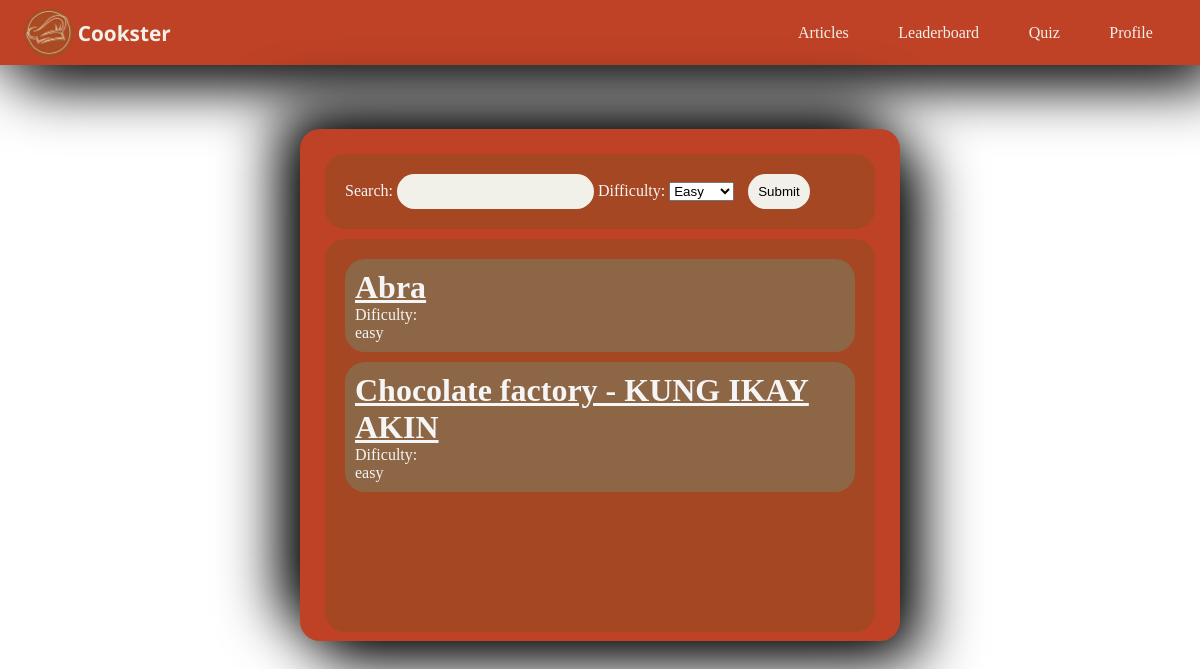
Page /main/articles/index.php (signed in) on the earlier database version.
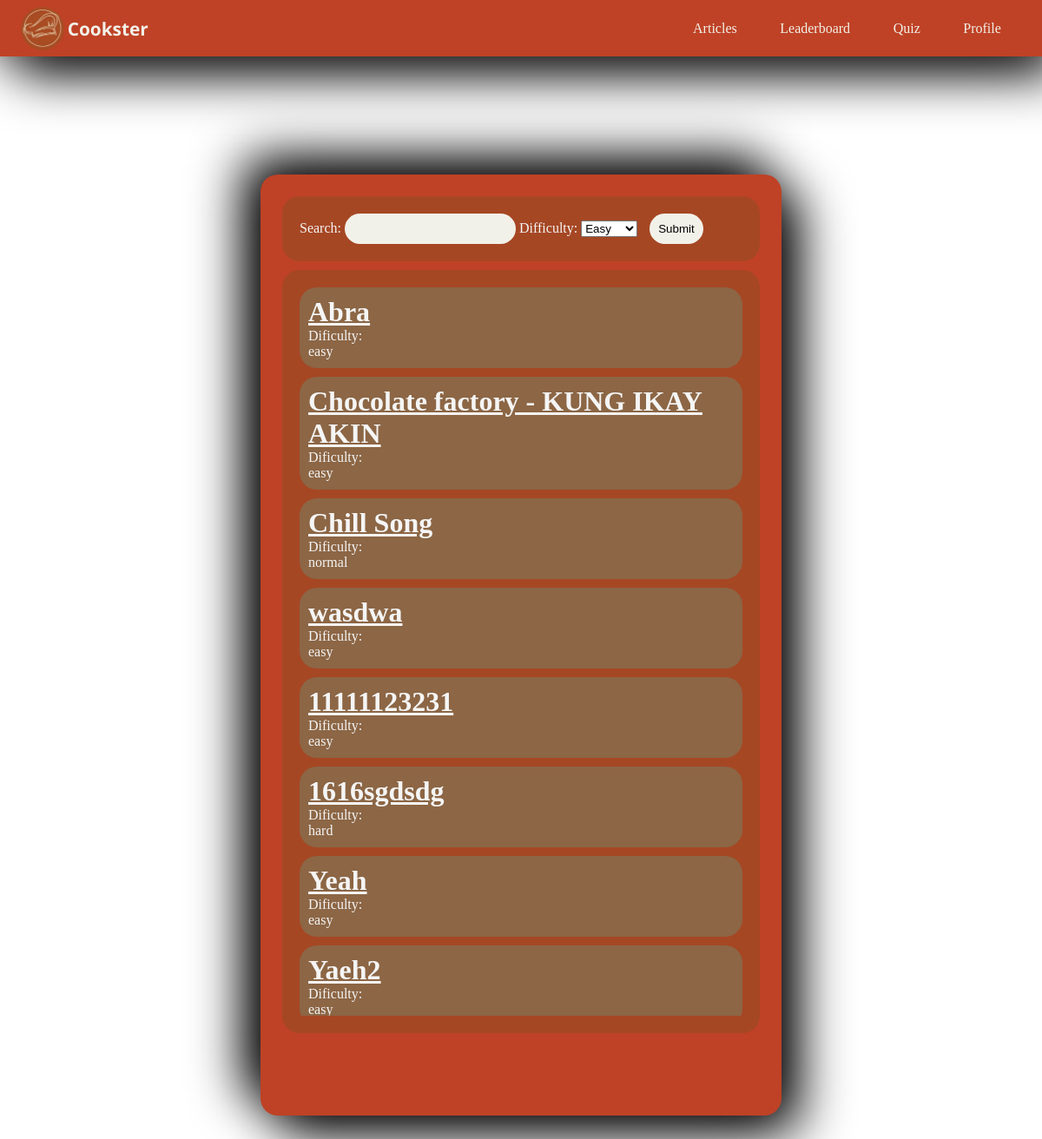
Same page on the later database version.
### tables this page shows
CREATE TABLE `articles` (
  `id` int(11) NOT NULL,
  `title` varchar(50) NOT NULL,
  `video` text NOT NULL,
  `content` text NOT NULL,
  `difficulty` varchar(20) NOT NULL
);

### main/articles/index.php (the view, shortened to what this page needs)
<?php
require_once("../db_conn.php");
if (isset($_SESSION['userId'])) {
    $dataStorer = [];
    if (isset($_GET['search-bar-field']) || isset($_GET['difficulty-field'])) {
        $difficulty = $_GET['difficulty-field'];
        $search = "%" .  $_GET['search-bar-field'] . "%";
        $stmt = $conn->prepare("SELECT * FROM articles WHERE title LIKE ? AND difficulty = ? ");
        $stmt->bind_param("ss", $search, $difficulty);
        $stmt->execute();
        $result = $stmt->get_result();
        while ($row = $result->fetch_assoc()) {
            $dataStorer[] = $row;
        }
    } else {
        $sqlSelectAllContent = "SELECT * FROM articles";
        $results = mysqli_query($conn, $sqlSelectAllContent);
        while ($row = mysqli_fetch_assoc($results)) {
            $dataStorer[] = $row;
        }
    }
?>
    <!DOCTYPE html>
    <html lang="en">
    <head>
        <link rel="stylesheet" href="../../styles/css/articles.css">
    </head>
    <body>
        <header>
            <?php include "../components/logged-in-nav.php"; ?>
        </header>
        <main>
            <div id="article-main-container">
                <div id="search-place">
                    <form action="" method="GET">
                        <label for="searchBarField">Search: </label>
                        <input type="text" name="search-bar-field" id="searchBarField">
                        <label for="difficultyField">Difficulty: </label>
                        <select name="difficulty-field" id="difficultyField">
                            <option value="easy">Easy</option>
                        </select>
                        <input type="submit" id="submitBttn">
                    </form>
                </div>
                <div id="article-place">
                    <div id="article-container">
                        <?php if (count($dataStorer) > 0) { ?>
                            <?php foreach ($dataStorer as $data) : ?>
                                <div class="articles">
                                    <a href="article.php?id=<?= $data['id'] ?>">
                                        <h1><?= $data['title'] ?></h1>
                                    </a>
                                    <label for="">Dificulty: </label>
                                    <p><?= $data['difficulty'] ?></p>
                                </div>
                            <?php endforeach; ?>
                        <?php } else { ?>
                            <p>No results found</p>
                        <?php } ?>
                    </div>
                </div>
            </div>
        </main>
    </body>
    </html>
<?php
} else {
    header("Location: ../login/");
}

### main/components/logged-in-nav.php
<link rel="stylesheet" href="../../styles/css">
<nav>
    <div id="division-1">
        <div>
            <img src="../../assets/logo/image-cookster-logo.jpg" alt="">
            <p>Cookster</p>
        </div>
    </div>
    <div id="division-2">
        <div>
            <a href="../articles/">Articles</a>
            <a href="../leaderboard/">Leaderboard</a>
            <a href="../quiz/">Quiz</a>
            <a href="../profile/">Profile</a>
        </div>
    </div>
</nav>

### styles/css/articles.css (style rules this page uses)
* { margin: 0; box-sizing: border-box; color: whitesmoke; }
.nav-design nav, body nav { box-shadow: 20px 20px 60px black, -20px -20px 60px black; padding: 1.4em; background-color: #BF4226; display: flex; justify-content: space-between; align-items: center; height: 65px; }
.nav-design nav #division-1 div, body nav #division-1 div { width: 150px; display: flex; justify-content: space-around; align-items: center; }
.nav-design nav #division-1 div img, body nav #division-1 div img { width: 50px; height: 50px; object-fit: cover; border-radius: 50%; }
.nav-design nav #division-1 div p, body nav #division-1 div p { font-family: "Open Sans", sans-serif; color: #F2F1E9; font-size: 1.3rem; }
.nav-design nav #division-2, body nav #division-2 { width: 35%; height: 20%; display: flex; justify-content: center; align-items: center; }
.nav-design nav #division-2 div, body nav #division-2 div { width: 100%; display: flex; justify-content: space-around; align-items: center; }
.nav-design nav #division-2 div a, body nav #division-2 div a { text-decoration: none; color: #F2F1E9; }
body { background-image: url("../../assets/background/image-background-articles.jpg"); background-size: cover; background-repeat: no-repeat; }
body main { display: flex; justify-content: center; align-items: center; width: 100vw; height: 80vh; }
body main #article-main-container { background-color: #BF4226; border-radius: 20px; box-shadow: 20px 20px 60px black, -20px -20px 60px black; width: 50%; height: 80%; padding: 25px; }
body main #article-main-container #article-container { max-height: 100%; overflow-y: auto; }
body main #article-main-container #search-place { background-color: #A64724; margin-bottom: 10px; padding: 20px; border-radius: 20px; }
body main #article-main-container #search-place #searchBarField { padding: 10px; border-radius: 20px; border: none; background-color: #F2F1E9; color: black; }
body main #article-main-container #search-place #difficultyField { color: black; }
body main #article-main-container #search-place #submitBttn { background-color: #F2F1E9; color: black; padding: 10px; border: none; border-radius: 20px; cursor: pointer; margin-right: 10px; margin-left: 10px; }
body main #article-main-container #search-place #searchBarField { outline: none; }
body main #article-main-container #article-place { background-color: #A64724; padding: 20px; border-radius: 20px; height: 85%; }
body main #article-main-container #article-place .articles { background-color: #8C6645; padding: 10px; margin-bottom: 10px; border-radius: 20px; }

### main/articles/index.php (style rules this page uses)
#article-container { display: flex; flex-direction: column; }

Differences in the rows shown:
added articles: title "Chill Song", difficulty "normal"
added articles: title "wasdwa", difficulty "easy"
added articles: title "11111123231", difficulty "easy"
added articles: title "1616sgdsdg", difficulty "hard"
added articles: title "Yeah", difficulty "easy"
added articles: title "Yaeh2", difficulty "easy"
